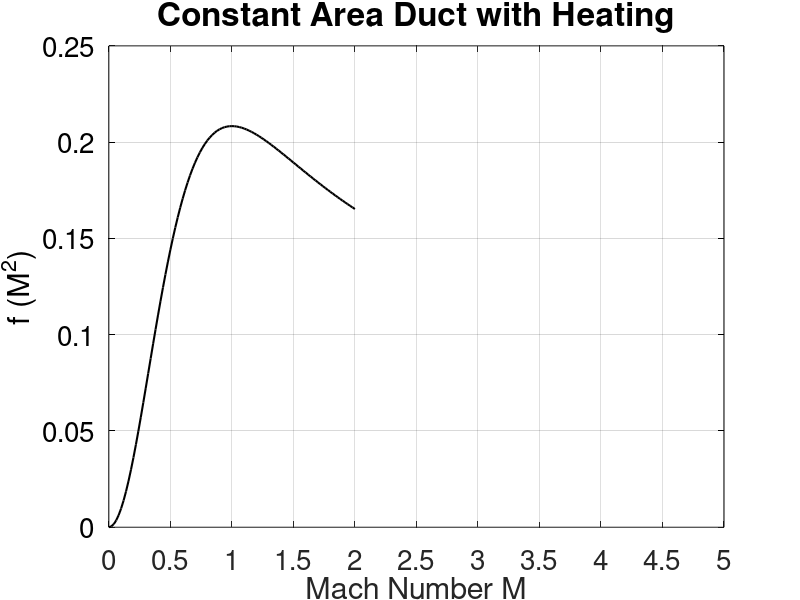
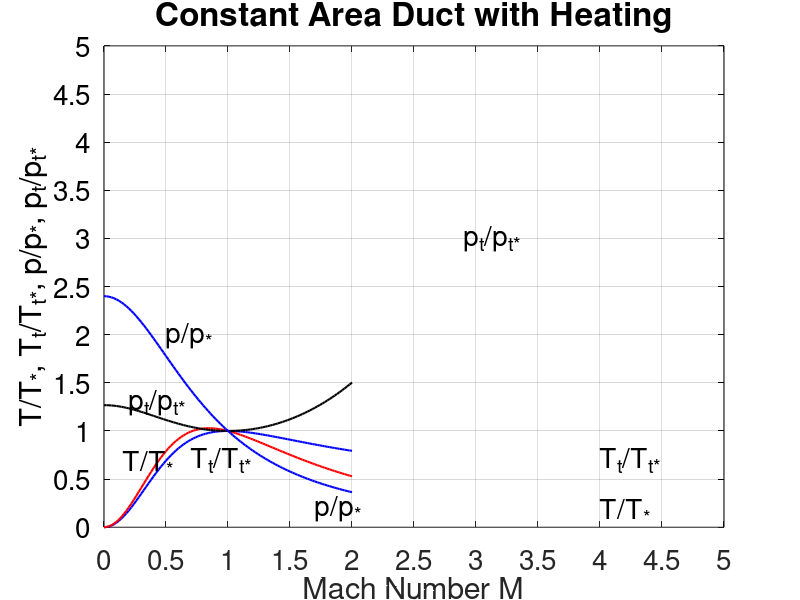

These figures' MATLAB source, in order:
% ------------------------------------------------------------------------
% --------------------- Rayleigh Line --------------------------------
% ------------------------------------------------------------------------

lwd = 1.5; mks = 11; fsz=20; fszt=24; fw='b'; fwt='b'; d2r=pi/180; R=287;

gam=1.4; % Choose the value of specific heat ratio

Mmax=2; % Choose maximum value of Mach number
Mint=0.02; % Choose the interval
M=0:Mint:Mmax;
nn=length(M);

fM2=zeros(size(M));
TtbyTts=zeros(size(M));
ptbypts=zeros(size(M));
TbyTs=zeros(size(M));
pbyps=zeros(size(M));

for n=1:nn
    fM2(n)=(1+0.5*(gam-1)*M(n)*M(n))*M(n)*M(n)/((1+gam*M(n)*M(n))^2);
    TtbyTts(n)=2*(gam+1)*M(n)*M(n)*(1+0.5*(gam-1)*M(n)*M(n))/((1+gam*M(n)*M(n))^2);
    TbyTs(n)=( (gam+1)*M(n)/(1+gam*M(n)*M(n)) )^2;
    pbyps(n)=(gam+1)/(1+gam*M(n)*M(n));
    ptbypts(n)=pbyps(n)*( 2*(1+0.5*(gam-1)*M(n)*M(n))/(gam+1) )^(gam/(gam-1));
end

figure(3)
plot(M,fM2,'k','linewidth',lwd);
set(gca,'xlim',[0 5],'xtick',[0:0.5:5],'fontsize',fsz);grid on;
set(gca,'ylim',[0 0.25],'ytick',[0:0.05:0.25],'fontsize',fsz)
xlabel('Mach Number M');set(gca,'ycolor','black','fontsize',fsz);
ylabel('f (M^2)');set(gca,'ycolor','black','fontsize',fsz);
title('Constant Area Duct with Heating','fontsize',fszt);

figure(4)
plot(M,TtbyTts,'b','linewidth',lwd);hold on;
plot(M,TbyTs,'r','linewidth',lwd); hold on;
plot(M,ptbypts,'k','linewidth',lwd);hold on;
plot(M,pbyps,'b','linewidth',lwd);
set(gca,'xlim',[0 5],'xtick',[0:0.5:5],'fontsize',fsz);grid on;
set(gca,'ylim',[0 5],'ytick',[0:0.5:5],'fontsize',fsz)
xlabel('Mach Number M');set(gca,'ycolor','black','fontsize',fsz);
ylabel('T/T_*, T_t/T_{t*}, p/p_*, p_t/p_{t*}');set(gca,'ycolor','black','fontsize',fsz);
title('Constant Area Duct with Heating','fontsize',fszt);
text(0.5,2.0,'p/p_* ','fontsize',fsz);
text(1.7,0.2,'p/p_* ','fontsize',fsz);
text(2.9,3.0,'p_{t}/p_{t*} ','fontsize',fsz);
text(0.2,1.3,'p_{t}/p_{t*} ','fontsize',fsz);
text(0.15,0.7,'T/T_* ','fontsize',fsz);
text(0.7,0.7,'T_t/T_{t*} ','fontsize',fsz);
text(4.0,0.2,'T/T_* ','fontsize',fsz);
text(4.0,0.7,'T_t/T_{t*} ','fontsize',fsz);

% ---- Generate Table of Values ----

Table=1;
if (Table==1)
    A=[M; fM2; TtbyTts; TbyTs; ptbypts; pbyps];
    fprintf('\n\n%4s %9s %11s %9s %11s %9s\n\n','M','phi','Tt/Tt*',' T/T*','pt/pt*','p/p*');
    fprintf('%5.2f %10.6f %10.6f %10.6f %10.6f %10.6f\n',A)
    fprintf('\n%4s %9s %11s %9s %11s %9s\n\n','M','phi','Tt/Tt*',' T/T*','pt/pt*','p/p*');
end